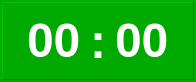
<?xml version="1.0" encoding="UTF-8"?>
<ui version="4.0">
 <class>dlgTimer</class>
 <widget class="QDialog" name="dlgTimer">
  <property name="geometry">
   <rect>
    <x>0</x>
    <y>0</y>
    <width>196</width>
    <height>82</height>
   </rect>
  </property>
  <property name="windowTitle">
   <string>Timer</string>
  </property>
  <property name="styleSheet">
   <string notr="true">background-color: rgb(0, 170, 0);</string>
  </property>
  <layout class="QVBoxLayout" name="verticalLayout_2">
   <property name="spacing">
    <number>0</number>
   </property>
   <property name="leftMargin">
    <number>2</number>
   </property>
   <property name="topMargin">
    <number>2</number>
   </property>
   <property name="rightMargin">
    <number>2</number>
   </property>
   <property name="bottomMargin">
    <number>2</number>
   </property>
   <item>
    <widget class="QFrame" name="frame">
     <property name="frameShape">
      <enum>QFrame::Panel</enum>
     </property>
     <property name="frameShadow">
      <enum>QFrame::Raised</enum>
     </property>
     <layout class="QHBoxLayout" name="horizontalLayout_2">
      <property name="spacing">
       <number>1</number>
      </property>
      <property name="leftMargin">
       <number>0</number>
      </property>
      <property name="topMargin">
       <number>0</number>
      </property>
      <property name="rightMargin">
       <number>0</number>
      </property>
      <property name="bottomMargin">
       <number>0</number>
      </property>
      <item>
       <spacer name="horizontalSpacer">
        <property name="orientation">
         <enum>Qt::Horizontal</enum>
        </property>
        <property name="sizeHint" stdset="0">
         <size>
          <width>40</width>
          <height>20</height>
         </size>
        </property>
       </spacer>
      </item>
      <item>
       <layout class="QHBoxLayout" name="horizontalLayout">
        <property name="spacing">
         <number>2</number>
        </property>
        <property name="sizeConstraint">
         <enum>QLayout::SetMinimumSize</enum>
        </property>
        <item>
         <widget class="QLineEdit" name="ledTimerMinute">
          <property name="sizePolicy">
           <sizepolicy hsizetype="Expanding" vsizetype="Fixed">
            <horstretch>0</horstretch>
            <verstretch>0</verstretch>
           </sizepolicy>
          </property>
          <property name="maximumSize">
           <size>
            <width>76</width>
            <height>16777215</height>
           </size>
          </property>
          <property name="font">
           <font>
            <pointsize>36</pointsize>
            <weight>75</weight>
            <bold>true</bold>
           </font>
          </property>
          <property name="styleSheet">
           <string notr="true">color: rgb(255, 255, 255);</string>
          </property>
          <property name="text">
           <string>00</string>
          </property>
          <property name="frame">
           <bool>false</bool>
          </property>
          <property name="alignment">
           <set>Qt::AlignCenter</set>
          </property>
         </widget>
        </item>
        <item>
         <widget class="QLabel" name="lblSeparator">
          <property name="maximumSize">
           <size>
            <width>16</width>
            <height>16777215</height>
           </size>
          </property>
          <property name="font">
           <font>
            <family>Arial</family>
            <pointsize>36</pointsize>
            <weight>75</weight>
            <bold>true</bold>
           </font>
          </property>
          <property name="styleSheet">
           <string notr="true">color: rgb(255, 255, 255);</string>
          </property>
          <property name="text">
           <string>:</string>
          </property>
          <property name="alignment">
           <set>Qt::AlignCenter</set>
          </property>
         </widget>
        </item>
        <item>
         <widget class="QLineEdit" name="ledTimerSecond">
          <property name="maximumSize">
           <size>
            <width>76</width>
            <height>16777215</height>
           </size>
          </property>
          <property name="font">
           <font>
            <pointsize>36</pointsize>
            <weight>75</weight>
            <bold>true</bold>
           </font>
          </property>
          <property name="styleSheet">
           <string notr="true">color: rgb(255, 255, 255);</string>
          </property>
          <property name="text">
           <string>00</string>
          </property>
          <property name="frame">
           <bool>false</bool>
          </property>
          <property name="alignment">
           <set>Qt::AlignCenter</set>
          </property>
         </widget>
        </item>
       </layout>
      </item>
      <item>
       <spacer name="horizontalSpacer_2">
        <property name="orientation">
         <enum>Qt::Horizontal</enum>
        </property>
        <property name="sizeHint" stdset="0">
         <size>
          <width>40</width>
          <height>20</height>
         </size>
        </property>
       </spacer>
      </item>
     </layout>
    </widget>
   </item>
  </layout>
 </widget>
 <resources/>
 <connections/>
</ui>
